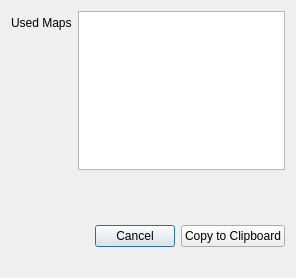
<?xml version="1.0" encoding="UTF-8"?>
<ui version="4.0">
 <class>usedMapsDialog</class>
 <widget class="QDialog" name="usedMapsDialog">
  <property name="geometry">
   <rect>
    <x>0</x>
    <y>0</y>
    <width>296</width>
    <height>278</height>
   </rect>
  </property>
  <property name="windowTitle">
   <string>Used Maps</string>
  </property>
  <layout class="QVBoxLayout" name="verticalLayout">
   <item>
    <spacer name="verticalSpacer">
     <property name="orientation">
      <enum>Qt::Vertical</enum>
     </property>
     <property name="sizeType">
      <enum>QSizePolicy::Maximum</enum>
     </property>
     <property name="sizeHint" stdset="0">
      <size>
       <width>20</width>
       <height>20</height>
      </size>
     </property>
    </spacer>
   </item>
   <item>
    <layout class="QFormLayout" name="formLayout">
     <property name="bottomMargin">
      <number>49</number>
     </property>
     <item row="0" column="0">
      <widget class="QLabel" name="label">
       <property name="text">
        <string>Used Maps</string>
       </property>
      </widget>
     </item>
     <item row="0" column="1">
      <widget class="QTextBrowser" name="textBrowser"/>
     </item>
    </layout>
   </item>
   <item>
    <layout class="QHBoxLayout" name="horizontalLayout">
     <property name="bottomMargin">
      <number>20</number>
     </property>
     <item>
      <widget class="QDialogButtonBox" name="buttonBox">
       <property name="orientation">
        <enum>Qt::Horizontal</enum>
       </property>
       <property name="standardButtons">
        <set>QDialogButtonBox::Cancel</set>
       </property>
       <property name="centerButtons">
        <bool>false</bool>
       </property>
      </widget>
     </item>
     <item>
      <widget class="QPushButton" name="copyButton">
       <property name="text">
        <string>Copy to Clipboard</string>
       </property>
      </widget>
     </item>
    </layout>
   </item>
  </layout>
 </widget>
 <resources/>
 <connections>
  <connection>
   <sender>buttonBox</sender>
   <signal>rejected()</signal>
   <receiver>usedMapsDialog</receiver>
   <slot>reject()</slot>
   <hints>
    <hint type="sourcelabel">
     <x>316</x>
     <y>260</y>
    </hint>
    <hint type="destinationlabel">
     <x>286</x>
     <y>274</y>
    </hint>
   </hints>
  </connection>
 </connections>
</ui>
